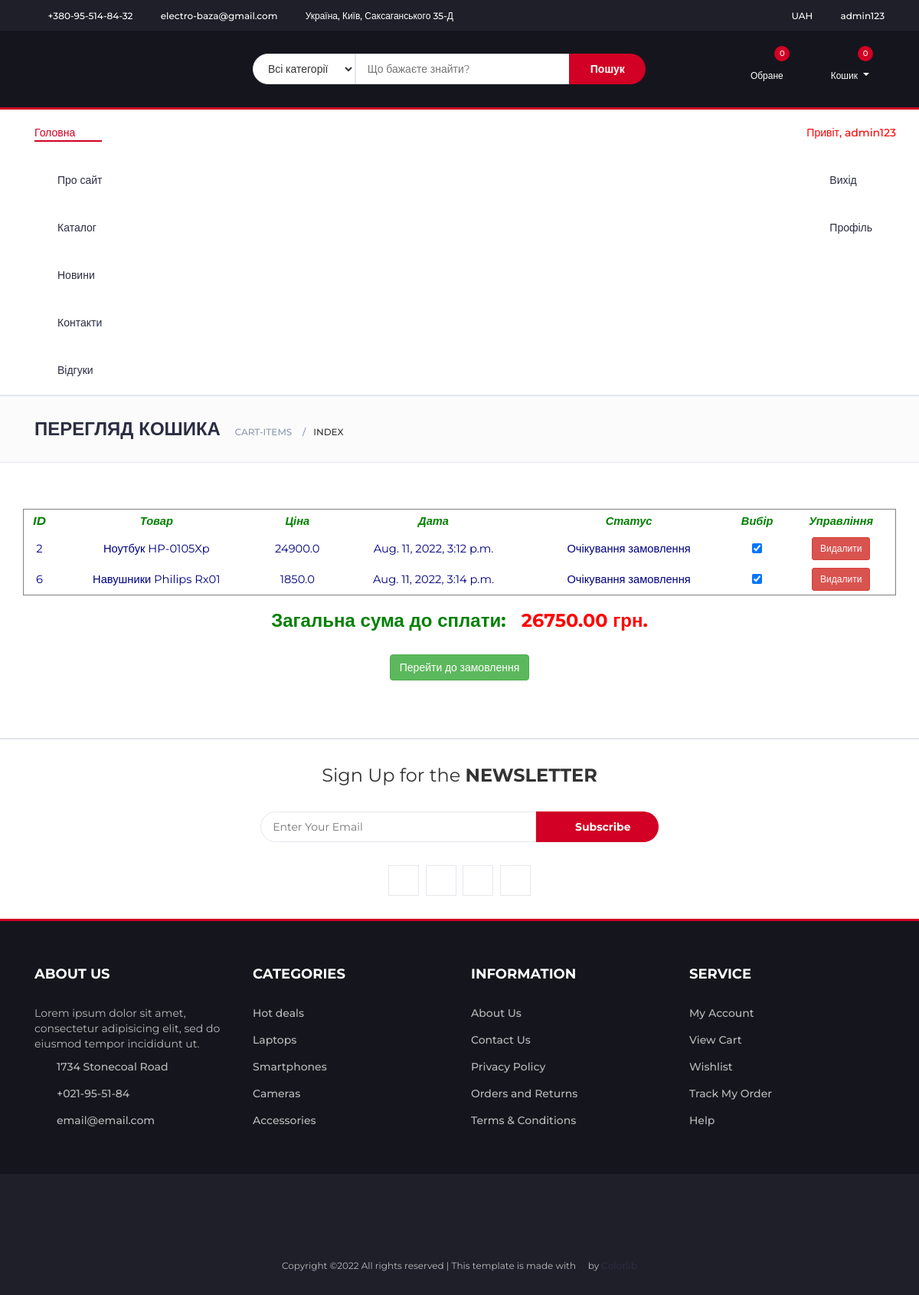
The app's page /items/ (signed in) with its own data.
### items/models.py (models this page shows, shortened)
class Item(models.Model):
    user = models.ForeignKey(User, on_delete=models.CASCADE)
    product = models.ForeignKey(Product, on_delete=models.CASCADE)
    date = models.DateTimeField(null=False, default=timezone.now)
    status = models.CharField(max_length=100)

### catalog/models.py (models this page shows, shortened)
class Product(models.Model):
    name = models.CharField(max_length=100, null=False)
    about = models.TextField(max_length=500, null=False)
    picture = models.FileField(upload_to='pictures/', null=False)
    price = models.FloatField(null=False)
    count = models.IntegerField(null=False)
    producer = models.ForeignKey(Producer, on_delete=models.CASCADE)
    category = models.ForeignKey(Category, on_delete=models.CASCADE)

### items/views.py (the view)
# urls.py: path('', index),
def index(request):
    return render(request, 'items/index.html', context={
        'title': 'Перегляд кошика',
        'user_items': Item.objects.filter(user_id=request.user.id)
    })

### templates/items/index.html (shortened to what this page needs)
{% extends 'layouts/base.html' %}
{% block content %}
{% load static %}
<div id="breadcrumb" class="section">
    <div class="container">
        <div class="row">
            <div class="col-md-12">
                <h3 class="breadcrumb-header">{{ title }}</h3>
                <ul class="breadcrumb-tree">
                    <li><a href="/">cart-items</a></li>
                    <li class="active">index</li>
                </ul>
            </div>
        </div>
    </div>
</div>
<div class="section">
    <div class="container">
        <div class="row text-center">
            <table id="items-table" border="1">
                <thead>
                    <tr>
                        <th>ID</th>
                        <th>Товар</th>
                        <th>Ціна</th>
                        <th>Дата</th>
                        <th>Статус</th>
                        <th>Вибір</th>
                        <th>Управління</th>
                    </tr>
                </thead>
                <tbody>
                    {% for item in user_items %}
                        <tr>
                            <td class="id_cell">{{ item.id }}</td>
                            <td>{{ item.product.name }}</td>
                            <td class="price_cell">{{ item.product.price }}</td>
                            <td>{{ item.date }}</td>
                            <td>{{ item.status }}</td>
                            <td>
                                <input type="checkbox" class="check" value="yes" checked>
                            </td>
                            <td>
                                <button class="btn btn-sm btn-danger del-btn">Видалити</button>
                            </td>
                        </tr>
                    {% endfor %}
                </tbody>
            </table>
            <br>
            <div>
                <h3 style="margin-top: 20px; color: green">
                    Загальна сума до сплати: &nbsp;
                    <span id="total" style="color: red">0.00 грн</span>
                </h3>
            </div>
            <p class="mb-4 text-center" style="margin-top: 20px">
                <a id="bill-btn" href="/orders/bill/" class="btn btn-success">Перейти до замовлення</a>
            </p>
        </div>
    </div>
</div>
{% endblock content %}

### templates/layouts/header.html (shortened to what this page needs)
{% load static %}
<header>
    <div id="top-header">
        <div class="container">
            <ul class="header-links pull-left">
                <li><a href="#"><i class="fa fa-phone"></i> +380-95-514-84-32</a></li>
                <li><a href="#"><i class="fa fa-envelope-o"></i> electro-baza@gmail.com</a></li>
                <li><a href="#"><i class="fa fa-map-marker"></i> Україна, Київ, Саксаганського 35-Д</a></li>
            </ul>
            <ul class="header-links pull-right">
                <li><a href="#"> UAH</a></li>
                <li>
                    <a href="#"><i class="fa fa-user-o"></i>
                        {% if user.is_authenticated %}
                            {{ user.username }}
                        {% else %}
                            Гість
                        {% endif %}
                    </a>
                </li>
            </ul>
        </div>
    </div>
    <div id="header">
        <div class="container">
            <div class="row">
                <div class="col-md-3">
                </div>
                <div class="col-md-6">
                    <div class="header-search">
                        <form>
                            <select class="input-select">
                                <option value="0">Всі категорії</option>
                            </select>
                            <input class="input" placeholder="Що бажаєте знайти?">
                            <button class="search-btn">Пошук</button>
                        </form>
                    </div>
                </div>
                <div class="col-md-3 clearfix">
                    <div class="header-ctn">
                        <div>
                            <a href="#">
                                <i class="fa fa-heart-o"></i>
                                <span>Обране</span>
                                <div id="wish-count" class="qty">0</div>
                            </a>
                        </div>
                        <div class="dropdown">
                            <a class="dropdown-toggle" data-toggle="dropdown" aria-expanded="true">
                                <i class="fa fa-shopping-cart"></i>
                                <span>Кошик</span>
                                <div id="cart-count" class="qty">0</div>
                            </a>
                        </div>
                    </div>
                </div>
            </div>
        </div>
    </div>
</header>

### templates/layouts/navigation.html
<nav id="navigation">
    <div class="container">
        <div id="responsive-nav">
            <ul class="main-nav nav navbar-nav">
                <li class="active"><a href="/">Головна</a></li>
                <li><a href="/home/about">Про сайт</a></li>
                <li><a href="/catalog/index">Каталог</a></li>
                <li><a href="#">Новини</a></li>
                <li><a href="/home/contacts">Контакти</a></li>
                <li><a href="/home/feedback">Відгуки</a></li>
            </ul>
            <ul class="main-nav nav navbar-nav navbar-right">
                <li>
                    <a href="" style="color: red">
                        Привіт,
                        {% if user.is_authenticated %}
                            {{ user.username }}
                        {% else %}
                            Гість
                        {% endif %}
                    </a>
                </li>
                {% if not user.is_authenticated %}
                    <li><a href="/accounts/sign_in">Вхід</a></li>
                    <li><a href="/accounts/sign_up">Реєстрація</a></li>
                {% else %}
                    <li><a href="/accounts/sign_out">Вихід</a></li>
                    <li><a href="/accounts/profile">Профіль</a></li>
                {% endif %}
            </ul>
        </div>
    </div>
</nav>

### static/css/style.css (style rules this page uses)
body { font-family: 'Montserrat', sans-serif; font-weight: 400; color: #333; }
h1, h2, h3, h4, h5, h6 { color: #2B2D42; font-weight: 700; margin: 0 0 10px; }
a { color: #2B2D42; font-weight: 500; -webkit-transition: 0.2s color; transition: 0.2s color; }
ul, ol { margin: 0; padding: 0; list-style: none }
.input { height: 40px; padding: 0px 15px; border: 1px solid #E4E7ED; background-color: #FFF; width: 100%; }
.input-select { padding: 0px 15px; background: #FFF; border: 1px solid #E4E7ED; height: 40px; }
.section { padding-top: 30px; padding-bottom: 30px; }
#breadcrumb { padding: 30px 0px; background: #FBFBFC; border-bottom: 1px solid #E4E7ED; margin-bottom: 30px; }
#breadcrumb .breadcrumb-header { display: inline-block; margin-top: 0px; margin-bottom: 0px; margin-right: 15px; text-transform: uppercase; }
#breadcrumb .breadcrumb-tree { display: inline-block; }
#breadcrumb .breadcrumb-tree li { display: inline-block; font-size: 12px; font-weight: 500; text-transform: uppercase; }
#breadcrumb .breadcrumb-tree li+li { margin-left: 10px; }
#breadcrumb .breadcrumb-tree li+li:before { content: '/'; display: inline-block; color: #8D99AE; margin-right: 10px; }
#breadcrumb .breadcrumb-tree li a { color: #8D99AE; }
#top-header { padding-top: 10px; padding-bottom: 10px; background-color: #1E1F29; }
.header-links li { display: inline-block; margin-right: 15px; font-size: 12px; }
.header-links li:last-child { margin-right: 0px; }
.header-links li a { color: #FFF; }
.header-links li i { color: #D10024; margin-right: 5px; }
#header { padding-top: 15px; padding-bottom: 15px; background-color: #15161D; }
.header-search { padding: 15px 0px; }
.header-search form { position: relative; }
.header-search form .input-select { margin-right: -4px; border-radius: 40px 0px 0px 40px; }
.header-search form .input { width: calc(100% - 260px); margin-right: -4px; }
.header-search form .search-btn { height: 40px; width: 100px; background: #D10024; color: #FFF; font-weight: 700; border: none; border-radius: 0px 40px 40px 0px; }
.header-ctn { float: right; padding: 15px 0px; }
.header-ctn>div { display: inline-block; }
.header-ctn>div+div { margin-left: 15px; }
.header-ctn>div>a { display: block; position: relative; width: 90px; text-align: center; color: #FFF; }
.header-ctn>div>a>i { display: block; font-size: 18px; }
.header-ctn>div>a>span { font-size: 12px; }
.header-ctn>div>a>.qty { position: absolute; right: 15px; top: -10px; width: 20px; height: 20px; line-height: 20px; text-align: center; border-radius: 50%; font-size: 10px; color: #FFF; background-color: #D10024; }
#navigation { background: #FFF; border-bottom: 2px solid #E4E7ED; border-top: 3px solid #D10024; }
.main-nav>li+li { margin-left: 30px }
.main-nav>li>a { padding: 20px 0px; }
.main-nav>li>a:hover, .main-nav>li>a:focus, .main-nav>li.active>a { color: #D10024; background-color: transparent; }
.main-nav>li>a:after { content: ""; display: block; width: 0%; height: 2px; background-color: #D10024; -webkit-transition: 0.2s all; transition: 0.2s all; }
.main-nav>li>a:hover:after, .main-nav>li>a:focus:after, .main-nav>li.active>a:after { width: 100%; }

### templates/items/index.html (style rules this page uses)
#items-table { width: 100%; }
#items-table th, #items-table td { text-align: center; font-size: 11pt; padding: 5px; }
#items-table th { color: green; font-style: italic; }
#items-table td { color: navy; }

### records on screen
Item: id "2", product.name "Ноутбук HP-0105Xp", product.price "24900.0", date "Aug. 11, 2022, 3:12 p.m.", status "Очікування замовлення"
Item: id "6", product.name "Навушники Philips Rx01", product.price "1850.0", date "Aug. 11, 2022, 3:14 p.m.", status "Очікування замовлення"

### other values on screen
{{ user.username }} "admin123"
{{ title }} "ПЕРЕГЛЯД КОШИКА"
